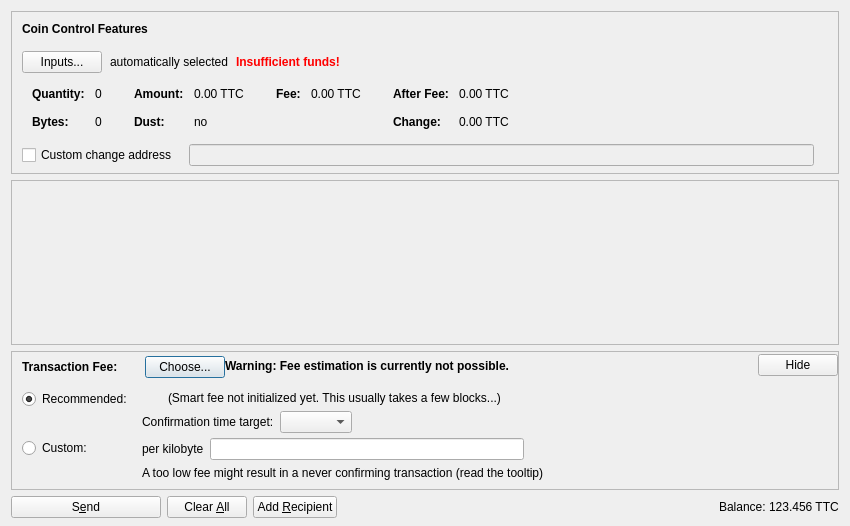
<?xml version="1.0" encoding="UTF-8"?>
<ui version="4.0">
 <class>SendCoinsDialog</class>
 <widget class="QDialog" name="SendCoinsDialog">
  <property name="geometry">
   <rect>
    <x>0</x>
    <y>0</y>
    <width>850</width>
    <height>526</height>
   </rect>
  </property>
  <property name="windowTitle">
   <string>Send Coins</string>
  </property>
  <layout class="QVBoxLayout" name="verticalLayout" stretch="0,1,0,0">
   <property name="bottomMargin">
    <number>8</number>
   </property>
   <item>
    <widget class="QFrame" name="frameCoinControl">
     <property name="sizePolicy">
      <sizepolicy hsizetype="Expanding" vsizetype="Expanding">
       <horstretch>0</horstretch>
       <verstretch>0</verstretch>
      </sizepolicy>
     </property>
     <property name="maximumSize">
      <size>
       <width>16777215</width>
       <height>16777215</height>
      </size>
     </property>
     <property name="frameShape">
      <enum>QFrame::StyledPanel</enum>
     </property>
     <property name="frameShadow">
      <enum>QFrame::Sunken</enum>
     </property>
     <layout class="QVBoxLayout" name="verticalLayoutCoinControl2">
      <property name="spacing">
       <number>0</number>
      </property>
      <property name="leftMargin">
       <number>0</number>
      </property>
      <property name="topMargin">
       <number>0</number>
      </property>
      <property name="rightMargin">
       <number>0</number>
      </property>
      <property name="bottomMargin">
       <number>6</number>
      </property>
      <item>
       <layout class="QVBoxLayout" name="verticalLayoutCoinControl" stretch="0,0,0,0,1">
        <property name="spacing">
         <number>0</number>
        </property>
        <property name="leftMargin">
         <number>10</number>
        </property>
        <property name="topMargin">
         <number>10</number>
        </property>
        <item>
         <layout class="QHBoxLayout" name="horizontalLayoutCoinControl1">
          <property name="bottomMargin">
           <number>15</number>
          </property>
          <item>
           <widget class="QLabel" name="labelCoinControlFeatures">
            <property name="sizePolicy">
             <sizepolicy hsizetype="Preferred" vsizetype="Maximum">
              <horstretch>0</horstretch>
              <verstretch>0</verstretch>
             </sizepolicy>
            </property>
            <property name="font">
             <font>
              <weight>75</weight>
              <bold>true</bold>
             </font>
            </property>
            <property name="styleSheet">
             <string notr="true">font-weight:bold;</string>
            </property>
            <property name="text">
             <string>Coin Control Features</string>
            </property>
           </widget>
          </item>
         </layout>
        </item>
        <item>
         <layout class="QHBoxLayout" name="horizontalLayoutCoinControl2" stretch="0,0,0,0">
          <property name="spacing">
           <number>8</number>
          </property>
          <property name="bottomMargin">
           <number>10</number>
          </property>
          <item>
           <widget class="QPushButton" name="pushButtonCoinControl">
            <property name="styleSheet">
             <string notr="true"/>
            </property>
            <property name="text">
             <string>Inputs...</string>
            </property>
            <property name="autoDefault">
             <bool>false</bool>
            </property>
           </widget>
          </item>
          <item>
           <widget class="QLabel" name="labelCoinControlAutomaticallySelected">
            <property name="text">
             <string>automatically selected</string>
            </property>
            <property name="margin">
             <number>5</number>
            </property>
           </widget>
          </item>
          <item>
           <widget class="QLabel" name="labelCoinControlInsuffFunds">
            <property name="font">
             <font>
              <weight>75</weight>
              <bold>true</bold>
             </font>
            </property>
            <property name="styleSheet">
             <string notr="true">color:red;font-weight:bold;</string>
            </property>
            <property name="text">
             <string>Insufficient funds!</string>
            </property>
            <property name="margin">
             <number>5</number>
            </property>
           </widget>
          </item>
          <item>
           <spacer name="horizontalSpacerCoinControl">
            <property name="orientation">
             <enum>Qt::Horizontal</enum>
            </property>
            <property name="sizeHint" stdset="0">
             <size>
              <width>40</width>
              <height>1</height>
             </size>
            </property>
           </spacer>
          </item>
         </layout>
        </item>
        <item>
         <widget class="QWidget" name="widgetCoinControl" native="true">
          <property name="sizePolicy">
           <sizepolicy hsizetype="Preferred" vsizetype="Preferred">
            <horstretch>0</horstretch>
            <verstretch>0</verstretch>
           </sizepolicy>
          </property>
          <property name="minimumSize">
           <size>
            <width>0</width>
            <height>0</height>
           </size>
          </property>
          <property name="styleSheet">
           <string notr="true"/>
          </property>
          <layout class="QHBoxLayout" name="horizontalLayoutCoinControl5">
           <property name="leftMargin">
            <number>0</number>
           </property>
           <property name="topMargin">
            <number>0</number>
           </property>
           <property name="rightMargin">
            <number>0</number>
           </property>
           <property name="bottomMargin">
            <number>0</number>
           </property>
           <item>
            <layout class="QHBoxLayout" name="horizontalLayoutCoinControl3" stretch="0,0,0,1">
             <property name="spacing">
              <number>20</number>
             </property>
             <property name="topMargin">
              <number>0</number>
             </property>
             <property name="bottomMargin">
              <number>10</number>
             </property>
             <item>
              <layout class="QFormLayout" name="formLayoutCoinControl1">
               <property name="horizontalSpacing">
                <number>10</number>
               </property>
               <property name="verticalSpacing">
                <number>14</number>
               </property>
               <property name="leftMargin">
                <number>10</number>
               </property>
               <property name="topMargin">
                <number>4</number>
               </property>
               <property name="rightMargin">
                <number>6</number>
               </property>
               <item row="0" column="0">
                <widget class="QLabel" name="labelCoinControlQuantityText">
                 <property name="font">
                  <font>
                   <weight>75</weight>
                   <bold>true</bold>
                  </font>
                 </property>
                 <property name="text">
                  <string>Quantity:</string>
                 </property>
                 <property name="margin">
                  <number>0</number>
                 </property>
                </widget>
               </item>
               <item row="0" column="1">
                <widget class="QLabel" name="labelCoinControlQuantity">
                 <property name="cursor">
                  <cursorShape>IBeamCursor</cursorShape>
                 </property>
                 <property name="contextMenuPolicy">
                  <enum>Qt::ActionsContextMenu</enum>
                 </property>
                 <property name="text">
                  <string notr="true">0</string>
                 </property>
                 <property name="margin">
                  <number>0</number>
                 </property>
                 <property name="textInteractionFlags">
                  <set>Qt::LinksAccessibleByMouse|Qt::TextSelectableByKeyboard|Qt::TextSelectableByMouse</set>
                 </property>
                </widget>
               </item>
               <item row="1" column="0">
                <widget class="QLabel" name="labelCoinControlBytesText">
                 <property name="font">
                  <font>
                   <weight>75</weight>
                   <bold>true</bold>
                  </font>
                 </property>
                 <property name="text">
                  <string>Bytes:</string>
                 </property>
                </widget>
               </item>
               <item row="1" column="1">
                <widget class="QLabel" name="labelCoinControlBytes">
                 <property name="cursor">
                  <cursorShape>IBeamCursor</cursorShape>
                 </property>
                 <property name="contextMenuPolicy">
                  <enum>Qt::ActionsContextMenu</enum>
                 </property>
                 <property name="text">
                  <string notr="true">0</string>
                 </property>
                 <property name="textInteractionFlags">
                  <set>Qt::LinksAccessibleByMouse|Qt::TextSelectableByKeyboard|Qt::TextSelectableByMouse</set>
                 </property>
                </widget>
               </item>
              </layout>
             </item>
             <item>
              <layout class="QFormLayout" name="formLayoutCoinControl2">
               <property name="horizontalSpacing">
                <number>10</number>
               </property>
               <property name="verticalSpacing">
                <number>14</number>
               </property>
               <property name="leftMargin">
                <number>6</number>
               </property>
               <property name="topMargin">
                <number>4</number>
               </property>
               <property name="rightMargin">
                <number>6</number>
               </property>
               <item row="0" column="0">
                <widget class="QLabel" name="labelCoinControlAmountText">
                 <property name="font">
                  <font>
                   <weight>75</weight>
                   <bold>true</bold>
                  </font>
                 </property>
                 <property name="text">
                  <string>Amount:</string>
                 </property>
                 <property name="margin">
                  <number>0</number>
                 </property>
                </widget>
               </item>
               <item row="0" column="1">
                <widget class="QLabel" name="labelCoinControlAmount">
                 <property name="cursor">
                  <cursorShape>IBeamCursor</cursorShape>
                 </property>
                 <property name="contextMenuPolicy">
                  <enum>Qt::ActionsContextMenu</enum>
                 </property>
                 <property name="text">
                  <string notr="true">0.00 TTC</string>
                 </property>
                 <property name="textInteractionFlags">
                  <set>Qt::LinksAccessibleByMouse|Qt::TextSelectableByKeyboard|Qt::TextSelectableByMouse</set>
                 </property>
                </widget>
               </item>
               <item row="1" column="0">
                <widget class="QLabel" name="labelCoinControlLowOutputText">
                 <property name="font">
                  <font>
                   <weight>75</weight>
                   <bold>true</bold>
                  </font>
                 </property>
                 <property name="text">
                  <string>Dust:</string>
                 </property>
                </widget>
               </item>
               <item row="1" column="1">
                <widget class="QLabel" name="labelCoinControlLowOutput">
                 <property name="cursor">
                  <cursorShape>IBeamCursor</cursorShape>
                 </property>
                 <property name="contextMenuPolicy">
                  <enum>Qt::ActionsContextMenu</enum>
                 </property>
                 <property name="text">
                  <string notr="true">no</string>
                 </property>
                 <property name="textInteractionFlags">
                  <set>Qt::LinksAccessibleByMouse|Qt::TextSelectableByKeyboard|Qt::TextSelectableByMouse</set>
                 </property>
                </widget>
               </item>
              </layout>
             </item>
             <item>
              <layout class="QFormLayout" name="formLayoutCoinControl3">
               <property name="horizontalSpacing">
                <number>10</number>
               </property>
               <property name="verticalSpacing">
                <number>14</number>
               </property>
               <property name="leftMargin">
                <number>6</number>
               </property>
               <property name="topMargin">
                <number>4</number>
               </property>
               <property name="rightMargin">
                <number>6</number>
               </property>
               <item row="0" column="0">
                <widget class="QLabel" name="labelCoinControlFeeText">
                 <property name="font">
                  <font>
                   <weight>75</weight>
                   <bold>true</bold>
                  </font>
                 </property>
                 <property name="text">
                  <string>Fee:</string>
                 </property>
                 <property name="margin">
                  <number>0</number>
                 </property>
                </widget>
               </item>
               <item row="0" column="1">
                <widget class="QLabel" name="labelCoinControlFee">
                 <property name="cursor">
                  <cursorShape>IBeamCursor</cursorShape>
                 </property>
                 <property name="contextMenuPolicy">
                  <enum>Qt::ActionsContextMenu</enum>
                 </property>
                 <property name="text">
                  <string notr="true">0.00 TTC</string>
                 </property>
                 <property name="textInteractionFlags">
                  <set>Qt::LinksAccessibleByMouse|Qt::TextSelectableByKeyboard|Qt::TextSelectableByMouse</set>
                 </property>
                </widget>
               </item>
              </layout>
             </item>
             <item>
              <layout class="QFormLayout" name="formLayoutCoinControl4">
               <property name="horizontalSpacing">
                <number>10</number>
               </property>
               <property name="verticalSpacing">
                <number>14</number>
               </property>
               <property name="leftMargin">
                <number>6</number>
               </property>
               <property name="topMargin">
                <number>4</number>
               </property>
               <property name="rightMargin">
                <number>6</number>
               </property>
               <item row="0" column="0">
                <widget class="QLabel" name="labelCoinControlAfterFeeText">
                 <property name="font">
                  <font>
                   <weight>75</weight>
                   <bold>true</bold>
                  </font>
                 </property>
                 <property name="text">
                  <string>After Fee:</string>
                 </property>
                 <property name="margin">
                  <number>0</number>
                 </property>
                </widget>
               </item>
               <item row="0" column="1">
                <widget class="QLabel" name="labelCoinControlAfterFee">
                 <property name="cursor">
                  <cursorShape>IBeamCursor</cursorShape>
                 </property>
                 <property name="contextMenuPolicy">
                  <enum>Qt::ActionsContextMenu</enum>
                 </property>
                 <property name="text">
                  <string notr="true">0.00 TTC</string>
                 </property>
                 <property name="textInteractionFlags">
                  <set>Qt::LinksAccessibleByMouse|Qt::TextSelectableByKeyboard|Qt::TextSelectableByMouse</set>
                 </property>
                </widget>
               </item>
               <item row="1" column="0">
                <widget class="QLabel" name="labelCoinControlChangeText">
                 <property name="font">
                  <font>
                   <weight>75</weight>
                   <bold>true</bold>
                  </font>
                 </property>
                 <property name="text">
                  <string>Change:</string>
                 </property>
                </widget>
               </item>
               <item row="1" column="1">
                <widget class="QLabel" name="labelCoinControlChange">
                 <property name="cursor">
                  <cursorShape>IBeamCursor</cursorShape>
                 </property>
                 <property name="contextMenuPolicy">
                  <enum>Qt::ActionsContextMenu</enum>
                 </property>
                 <property name="text">
                  <string notr="true">0.00 TTC</string>
                 </property>
                 <property name="textInteractionFlags">
                  <set>Qt::LinksAccessibleByMouse|Qt::TextSelectableByKeyboard|Qt::TextSelectableByMouse</set>
                 </property>
                </widget>
               </item>
              </layout>
             </item>
            </layout>
           </item>
          </layout>
         </widget>
        </item>
        <item>
         <layout class="QHBoxLayout" name="horizontalLayoutCoinControl4" stretch="0,0,0">
          <property name="spacing">
           <number>12</number>
          </property>
          <property name="sizeConstraint">
           <enum>QLayout::SetDefaultConstraint</enum>
          </property>
          <property name="topMargin">
           <number>5</number>
          </property>
          <property name="rightMargin">
           <number>5</number>
          </property>
          <item>
           <widget class="QCheckBox" name="checkBoxCoinControlChange">
            <property name="toolTip">
             <string>If this is activated, but the change address is empty or invalid, change will be sent to a newly generated address.</string>
            </property>
            <property name="text">
             <string>Custom change address</string>
            </property>
           </widget>
          </item>
          <item>
           <widget class="QValidatedLineEdit" name="lineEditCoinControlChange">
            <property name="enabled">
             <bool>false</bool>
            </property>
            <property name="sizePolicy">
             <sizepolicy hsizetype="Expanding" vsizetype="Fixed">
              <horstretch>0</horstretch>
              <verstretch>0</verstretch>
             </sizepolicy>
            </property>
           </widget>
          </item>
          <item>
           <widget class="QLabel" name="labelCoinControlChangeLabel">
            <property name="sizePolicy">
             <sizepolicy hsizetype="Preferred" vsizetype="Expanding">
              <horstretch>0</horstretch>
              <verstretch>0</verstretch>
             </sizepolicy>
            </property>
            <property name="minimumSize">
             <size>
              <width>0</width>
              <height>0</height>
             </size>
            </property>
            <property name="text">
             <string/>
            </property>
            <property name="margin">
             <number>3</number>
            </property>
           </widget>
          </item>
         </layout>
        </item>
        <item>
         <spacer name="verticalSpacerCoinControl">
          <property name="orientation">
           <enum>Qt::Vertical</enum>
          </property>
          <property name="sizeHint" stdset="0">
           <size>
            <width>800</width>
            <height>1</height>
           </size>
          </property>
         </spacer>
        </item>
       </layout>
      </item>
     </layout>
    </widget>
   </item>
   <item>
    <widget class="QScrollArea" name="scrollArea">
     <property name="widgetResizable">
      <bool>true</bool>
     </property>
     <widget class="QWidget" name="scrollAreaWidgetContents">
      <property name="geometry">
       <rect>
        <x>0</x>
        <y>0</y>
        <width>830</width>
        <height>104</height>
       </rect>
      </property>
      <layout class="QVBoxLayout" name="verticalLayout_2" stretch="0,1">
       <property name="leftMargin">
        <number>0</number>
       </property>
       <property name="topMargin">
        <number>0</number>
       </property>
       <property name="rightMargin">
        <number>0</number>
       </property>
       <property name="bottomMargin">
        <number>0</number>
       </property>
       <item>
        <layout class="QVBoxLayout" name="entries">
         <property name="spacing">
          <number>6</number>
         </property>
        </layout>
       </item>
       <item>
        <spacer name="verticalSpacer">
         <property name="orientation">
          <enum>Qt::Vertical</enum>
         </property>
         <property name="sizeHint" stdset="0">
          <size>
           <width>20</width>
           <height>40</height>
          </size>
         </property>
        </spacer>
       </item>
      </layout>
     </widget>
    </widget>
   </item>
   <item>
    <widget class="QFrame" name="frameFee">
     <property name="sizePolicy">
      <sizepolicy hsizetype="Expanding" vsizetype="Expanding">
       <horstretch>0</horstretch>
       <verstretch>0</verstretch>
      </sizepolicy>
     </property>
     <property name="maximumSize">
      <size>
       <width>16777215</width>
       <height>16777215</height>
      </size>
     </property>
     <property name="frameShape">
      <enum>QFrame::StyledPanel</enum>
     </property>
     <property name="frameShadow">
      <enum>QFrame::Sunken</enum>
     </property>
     <layout class="QVBoxLayout" name="verticalLayoutFee1">
      <property name="spacing">
       <number>0</number>
      </property>
      <property name="leftMargin">
       <number>0</number>
      </property>
      <property name="topMargin">
       <number>0</number>
      </property>
      <property name="rightMargin">
       <number>0</number>
      </property>
      <property name="bottomMargin">
       <number>0</number>
      </property>
      <item>
       <layout class="QVBoxLayout" name="verticalLayoutFee2" stretch="0,0,0">
        <property name="spacing">
         <number>0</number>
        </property>
        <property name="leftMargin">
         <number>10</number>
        </property>
        <property name="topMargin">
         <number>0</number>
        </property>
        <item>
         <layout class="QHBoxLayout" name="horizontalLayoutFee1">
          <property name="bottomMargin">
           <number>0</number>
          </property>
          <item>
           <layout class="QVBoxLayout" name="verticalLayoutFee7">
            <property name="spacing">
             <number>0</number>
            </property>
            <item>
             <spacer name="verticalSpacerSmartFee">
              <property name="orientation">
               <enum>Qt::Vertical</enum>
              </property>
              <property name="sizeType">
               <enum>QSizePolicy::Fixed</enum>
              </property>
              <property name="sizeHint" stdset="0">
               <size>
                <width>1</width>
                <height>4</height>
               </size>
              </property>
             </spacer>
            </item>
            <item>
             <layout class="QHBoxLayout" name="horizontalLayoutSmartFee">
              <property name="spacing">
               <number>10</number>
              </property>
              <item>
               <widget class="QLabel" name="labelFeeHeadline">
                <property name="sizePolicy">
                 <sizepolicy hsizetype="Preferred" vsizetype="Maximum">
                  <horstretch>0</horstretch>
                  <verstretch>0</verstretch>
                 </sizepolicy>
                </property>
                <property name="font">
                 <font>
                  <weight>75</weight>
                  <bold>true</bold>
                 </font>
                </property>
                <property name="styleSheet">
                 <string notr="true">font-weight:bold;</string>
                </property>
                <property name="text">
                 <string>Transaction Fee:</string>
                </property>
               </widget>
              </item>
              <item>
               <widget class="QLabel" name="labelFeeMinimized">
                <property name="text">
                 <string/>
                </property>
               </widget>
              </item>
              <item>
               <widget class="QPushButton" name="buttonChooseFee">
                <property name="text">
                 <string>Choose...</string>
                </property>
               </widget>
              </item>
             </layout>
            </item>
            <item>
             <spacer name="verticalSpacer_5">
              <property name="orientation">
               <enum>Qt::Vertical</enum>
              </property>
              <property name="sizeHint" stdset="0">
               <size>
                <width>1</width>
                <height>1</height>
               </size>
              </property>
             </spacer>
            </item>
           </layout>
          </item>
          <item>
           <widget class="QLabel" name="fallbackFeeWarningLabel">
            <property name="toolTip">
             <string>Using the fallbackfee can result in sending a transaction that will take several hours or days (or never) to confirm. Consider choosing your fee manually or wait until you have validated the complete chain.</string>
            </property>
            <property name="font">
            <font>
                <weight>75</weight>
                <bold>true</bold>
            </font>
            </property>
            <property name="text">
             <string>Warning: Fee estimation is currently not possible.</string>
            </property>
            <property name="wordWrap">
             <bool>false</bool>
            </property>
           </widget>
          </item>
          <item>
           <spacer name="horizontalSpacer_4">
            <property name="orientation">
             <enum>Qt::Horizontal</enum>
            </property>
            <property name="sizeType">
             <enum>QSizePolicy::MinimumExpanding</enum>
            </property>
            <property name="sizeHint" stdset="0">
             <size>
              <width>40</width>
              <height>20</height>
             </size>
            </property>
           </spacer>
          </item>
          <item>
           <widget class="QPushButton" name="buttonMinimizeFee">
            <property name="toolTip">
             <string>collapse fee-settings</string>
            </property>
            <property name="text">
             <string>Hide</string>
            </property>
           </widget>
          </item>
         </layout>
        </item>
        <item>
         <widget class="QFrame" name="frameFeeSelection">
          <layout class="QVBoxLayout" name="verticalLayoutFee12">
           <property name="spacing">
            <number>0</number>
           </property>
           <property name="leftMargin">
            <number>0</number>
           </property>
           <property name="topMargin">
            <number>0</number>
           </property>
           <property name="rightMargin">
            <number>0</number>
           </property>
           <property name="bottomMargin">
            <number>0</number>
           </property>
           <item>
            <layout class="QGridLayout" name="gridLayoutFee">
             <property name="topMargin">
              <number>10</number>
             </property>
             <property name="bottomMargin">
              <number>4</number>
             </property>
             <property name="horizontalSpacing">
              <number>10</number>
             </property>
             <property name="verticalSpacing">
              <number>4</number>
             </property>
             <item row="1" column="1">
              <layout class="QVBoxLayout" name="verticalLayoutFee8">
               <property name="spacing">
                <number>6</number>
               </property>
               <item>
                <layout class="QHBoxLayout" name="horizontalLayoutFee13">
                 <item>
                  <widget class="QLabel" name="labelCustomPerKilobyte">
                   <property name="toolTip">
                    <string>Specify a custom fee per kB (1,000 bytes) of the transaction's virtual size.

Note:  Since the fee is calculated on a per-byte basis, a fee of "100 satoshis per kB" for a transaction size of 500 bytes (half of 1 kB) would ultimately yield a fee of only 50 satoshis.</string>
                   </property>
                   <property name="text">
                    <string>per kilobyte</string>
                   </property>
                  </widget>
                 </item>
                 <item>
                  <widget class="BitcoinAmountField" name="customFee"/>
                 </item>
                 <item>
                  <spacer name="horizontalSpacer_6">
                   <property name="orientation">
                    <enum>Qt::Horizontal</enum>
                   </property>
                   <property name="sizeHint" stdset="0">
                    <size>
                     <width>1</width>
                     <height>1</height>
                    </size>
                   </property>
                  </spacer>
                 </item>
                </layout>
               </item>
               <item>
                <layout class="QHBoxLayout" name="horizontalLayoutFee8">
                 <item>
                  <widget class="QLabel" name="labelCustomFeeWarning">
                   <property name="enabled">
                    <bool>true</bool>
                   </property>
                   <property name="toolTip">
                    <string>When there is less transaction volume than space in the blocks, miners as well as relaying nodes may enforce a minimum fee. Paying only this minimum fee is just fine, but be aware that this can result in a never confirming transaction once there is more demand for timecoin transactions than the network can process.</string>
                   </property>
                   <property name="text">
                    <string>A too low fee might result in a never confirming transaction (read the tooltip)</string>
                   </property>
                  </widget>
                 </item>
                 <item>
                  <spacer name="horizontalSpacer_2">
                   <property name="orientation">
                    <enum>Qt::Horizontal</enum>
                   </property>
                   <property name="sizeHint" stdset="0">
                    <size>
                     <width>1</width>
                     <height>1</height>
                    </size>
                   </property>
                  </spacer>
                 </item>
                </layout>
               </item>
              </layout>
             </item>
             <item row="0" column="0">
              <layout class="QVBoxLayout" name="verticalLayoutFee4" stretch="0,1">
               <item>
                <widget class="QRadioButton" name="radioSmartFee">
                 <property name="text">
                  <string>Recommended:</string>
                 </property>
                 <property name="checked">
                  <bool>true</bool>
                 </property>
                 <attribute name="buttonGroup">
                  <string notr="true">groupFee</string>
                 </attribute>
                </widget>
               </item>
               <item>
                <spacer name="verticalSpacer_2">
                 <property name="orientation">
                  <enum>Qt::Vertical</enum>
                 </property>
                 <property name="sizeHint" stdset="0">
                  <size>
                   <width>1</width>
                   <height>1</height>
                  </size>
                 </property>
                </spacer>
               </item>
              </layout>
             </item>
             <item row="1" column="0">
              <layout class="QVBoxLayout" name="verticalLayoutFee9" stretch="0,1">
               <item>
                <widget class="QRadioButton" name="radioCustomFee">
                 <property name="text">
                  <string>Custom:</string>
                 </property>
                 <attribute name="buttonGroup">
                  <string notr="true">groupFee</string>
                 </attribute>
                </widget>
               </item>
               <item>
                <spacer name="verticalSpacer_6">
                 <property name="orientation">
                  <enum>Qt::Vertical</enum>
                 </property>
                 <property name="sizeHint" stdset="0">
                  <size>
                   <width>1</width>
                   <height>1</height>
                  </size>
                 </property>
                </spacer>
               </item>
              </layout>
             </item>
             <item row="0" column="1">
              <layout class="QVBoxLayout" name="verticalLayoutFee3" stretch="0,0,1">
               <property name="spacing">
                <number>6</number>
               </property>
               <property name="topMargin">
                <number>2</number>
               </property>
               <item>
                <layout class="QHBoxLayout" name="horizontalLayoutFee12">
                 <item>
                  <widget class="QLabel" name="labelSmartFee">
                   <property name="text">
                    <string/>
                   </property>
                  </widget>
                 </item>
                 <item>
                  <widget class="QLabel" name="labelFeeEstimation">
                   <property name="text">
                    <string/>
                   </property>
                  </widget>
                 </item>
                 <item>
                  <widget class="QLabel" name="labelSmartFee2">
                   <property name="text">
                    <string>(Smart fee not initialized yet. This usually takes a few blocks...)</string>
                   </property>
                  </widget>
                 </item>
                 <item>
                  <spacer name="horizontalSpacer_5">
                   <property name="orientation">
                    <enum>Qt::Horizontal</enum>
                   </property>
                   <property name="sizeHint" stdset="0">
                    <size>
                     <width>1</width>
                     <height>1</height>
                    </size>
                   </property>
                  </spacer>
                 </item>
                </layout>
               </item>
               <item>
                <layout class="QHBoxLayout" name="horizontalLayoutFee9">
                 <item>
                  <layout class="QVBoxLayout" name="verticalLayoutFee6">
                   <item>
                    <widget class="QLabel" name="labelSmartFee3">
                     <property name="text">
                      <string>Confirmation time target:</string>
                     </property>
                    </widget>
                   </item>
                  </layout>
                 </item>
                 <item>
                  <layout class="QVBoxLayout" name="verticalLayoutFee5">
                   <property name="rightMargin">
                    <number>30</number>
                   </property>
                   <item>
                    <layout class="QHBoxLayout" name="horizontalLayoutConfTarget">
                     <property name="bottomMargin">
                      <number>0</number>
                     </property>
                     <item>
                      <widget class="QComboBox" name="confTargetSelector"/>
                     </item>
                     <item>
                      <spacer name="horizontalSpacerConfTarget">
                       <property name="orientation">
                        <enum>Qt::Horizontal</enum>
                       </property>
                       <property name="sizeHint" stdset="0">
                        <size>
                         <width>40</width>
                         <height>20</height>
                        </size>
                       </property>
                      </spacer>
                     </item>
                    </layout>
                   </item>
                  </layout>
                 </item>
                </layout>
               </item>
               <item>
                <spacer name="verticalSpacer_4">
                 <property name="orientation">
                  <enum>Qt::Vertical</enum>
                 </property>
                 <property name="sizeHint" stdset="0">
                  <size>
                   <width>1</width>
                   <height>1</height>
                  </size>
                 </property>
                </spacer>
               </item>
              </layout>
             </item>
            </layout>
           </item>
          </layout>
         </widget>
        </item>
        <item>
         <spacer name="verticalSpacerFee">
          <property name="orientation">
           <enum>Qt::Vertical</enum>
          </property>
          <property name="sizeHint" stdset="0">
           <size>
            <width>40</width>
            <height>5</height>
           </size>
          </property>
         </spacer>
        </item>
       </layout>
      </item>
     </layout>
    </widget>
   </item>
   <item>
    <layout class="QHBoxLayout" name="horizontalLayout">
     <item>
      <widget class="QPushButton" name="sendButton">
       <property name="minimumSize">
        <size>
         <width>150</width>
         <height>0</height>
        </size>
       </property>
       <property name="toolTip">
        <string>Confirm the send action</string>
       </property>
       <property name="text">
        <string>S&amp;end</string>
       </property>
       <property name="icon">
        <iconset resource="../bitcoin.qrc">
         <normaloff>:/icons/send</normaloff>:/icons/send</iconset>
       </property>
       <property name="autoDefault">
        <bool>false</bool>
       </property>
       <property name="default">
        <bool>false</bool>
       </property>
      </widget>
     </item>
     <item>
      <widget class="QPushButton" name="clearButton">
       <property name="sizePolicy">
        <sizepolicy hsizetype="Minimum" vsizetype="Fixed">
         <horstretch>0</horstretch>
         <verstretch>0</verstretch>
        </sizepolicy>
       </property>
       <property name="toolTip">
        <string>Clear all fields of the form.</string>
       </property>
       <property name="text">
        <string>Clear &amp;All</string>
       </property>
       <property name="icon">
        <iconset resource="../bitcoin.qrc">
         <normaloff>:/icons/remove</normaloff>:/icons/remove</iconset>
       </property>
       <property name="autoDefault">
        <bool>false</bool>
       </property>
      </widget>
     </item>
     <item>
      <widget class="QPushButton" name="addButton">
       <property name="toolTip">
        <string>Send to multiple recipients at once</string>
       </property>
       <property name="text">
        <string>Add &amp;Recipient</string>
       </property>
       <property name="icon">
        <iconset resource="../bitcoin.qrc">
         <normaloff>:/icons/add</normaloff>:/icons/add</iconset>
       </property>
       <property name="autoDefault">
        <bool>false</bool>
       </property>
      </widget>
     </item>
     <item>
      <spacer name="horizontalSpacer">
       <property name="orientation">
        <enum>Qt::Horizontal</enum>
       </property>
       <property name="sizeHint" stdset="0">
        <size>
         <width>40</width>
         <height>20</height>
        </size>
       </property>
      </spacer>
     </item>
     <item>
      <layout class="QHBoxLayout" name="horizontalLayout_2">
       <property name="spacing">
        <number>3</number>
       </property>
       <item>
        <widget class="QLabel" name="label">
         <property name="sizePolicy">
          <sizepolicy hsizetype="Preferred" vsizetype="Fixed">
           <horstretch>0</horstretch>
           <verstretch>0</verstretch>
          </sizepolicy>
         </property>
         <property name="text">
          <string>Balance:</string>
         </property>
        </widget>
       </item>
       <item>
        <widget class="QLabel" name="labelBalance">
         <property name="sizePolicy">
          <sizepolicy hsizetype="Preferred" vsizetype="Fixed">
           <horstretch>0</horstretch>
           <verstretch>0</verstretch>
          </sizepolicy>
         </property>
         <property name="cursor">
          <cursorShape>IBeamCursor</cursorShape>
         </property>
         <property name="text">
          <string notr="true">123.456 TTC</string>
         </property>
         <property name="textInteractionFlags">
          <set>Qt::LinksAccessibleByMouse|Qt::TextSelectableByKeyboard|Qt::TextSelectableByMouse</set>
         </property>
        </widget>
       </item>
      </layout>
     </item>
    </layout>
   </item>
  </layout>
 </widget>
 <customwidgets>
  <customwidget>
   <class>QValidatedLineEdit</class>
   <extends>QLineEdit</extends>
   <header>qt/qvalidatedlineedit.h</header>
  </customwidget>
  <customwidget>
   <class>BitcoinAmountField</class>
   <extends>QLineEdit</extends>
   <header>qt/bitcoinamountfield.h</header>
   <container>1</container>
  </customwidget>
 </customwidgets>
 <resources>
  <include location="../bitcoin.qrc"/>
 </resources>
 <connections/>
 <buttongroups>
  <buttongroup name="groupFee"/>
 </buttongroups>
</ui>
